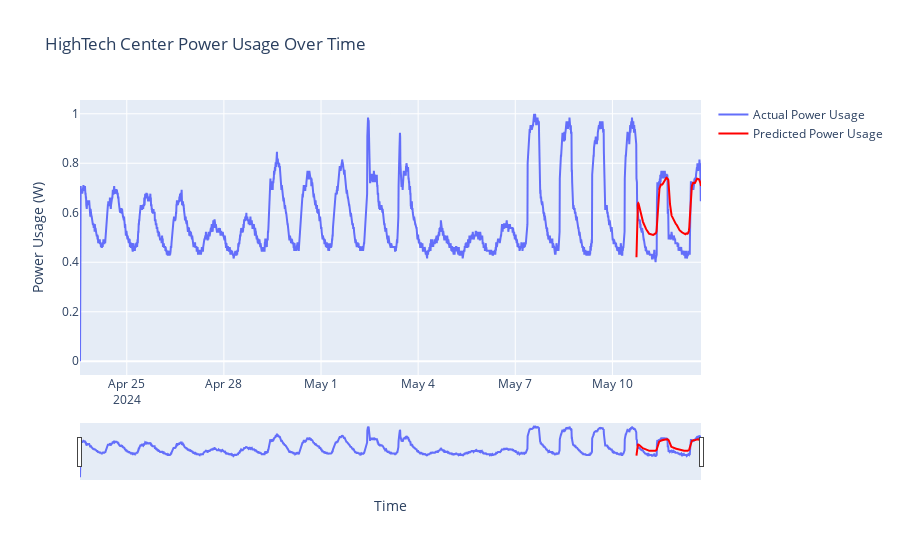

Notebook cell for this chart:
### Code cell
import plotly.graph_objects as go

# 그래프 객체 생성
fig = go.Figure()

# 기존 전력 사용량 데이터 추가
fig.add_trace(go.Scatter(x=data['DateTime'], y=data['PowerUsage'],
                         mode='lines', name='Actual Power Usage'))

# 예측 전력 사용량 데이터 추가 (여기서 수정된 부분)
fig.add_trace(go.Scatter(x=predicted_dates, y=predict.flatten(),
                         mode='lines', name='Predicted Power Usage',
                         line=dict(color='red')))  # 예측 데이터에는 다른 색상을 사용

# 레이아웃 업데이트
fig.update_layout(
    title='HighTech Center Power Usage Over Time',
    xaxis_title='Time',
    yaxis_title='Power Usage (W)',
    xaxis_rangeslider_visible=True
)

# 그래프 표시
fig.show()

### Figure 1 — Plotly figure (JSON) as saved in the notebook; plotly's stock layout.template omitted (floating-point values rounded to 4 significant figures; data arrays with more than 128 entries replaced by an {"elided": "..."} marker saying what was removed)
{"data": [{"mode": "lines", "name": "Actual Power Usage", "type": "scatter", "x": {"elided": "2762 str values"}, "y": {"elided": "2762 float values"}}, {"line": {"color": "red"}, "mode": "lines", "name": "Predicted Power Usage", "type": "scatter", "x": {"elided": "288 str values"}, "y": {"elided": "288 float values"}}], "layout": {"title": {"text": "HighTech Center Power Usage Over Time"}, "xaxis": {"rangeslider": {"visible": true}, "title": {"text": "Time"}}, "yaxis": {"title": {"text": "Power Usage (W)"}}}}
